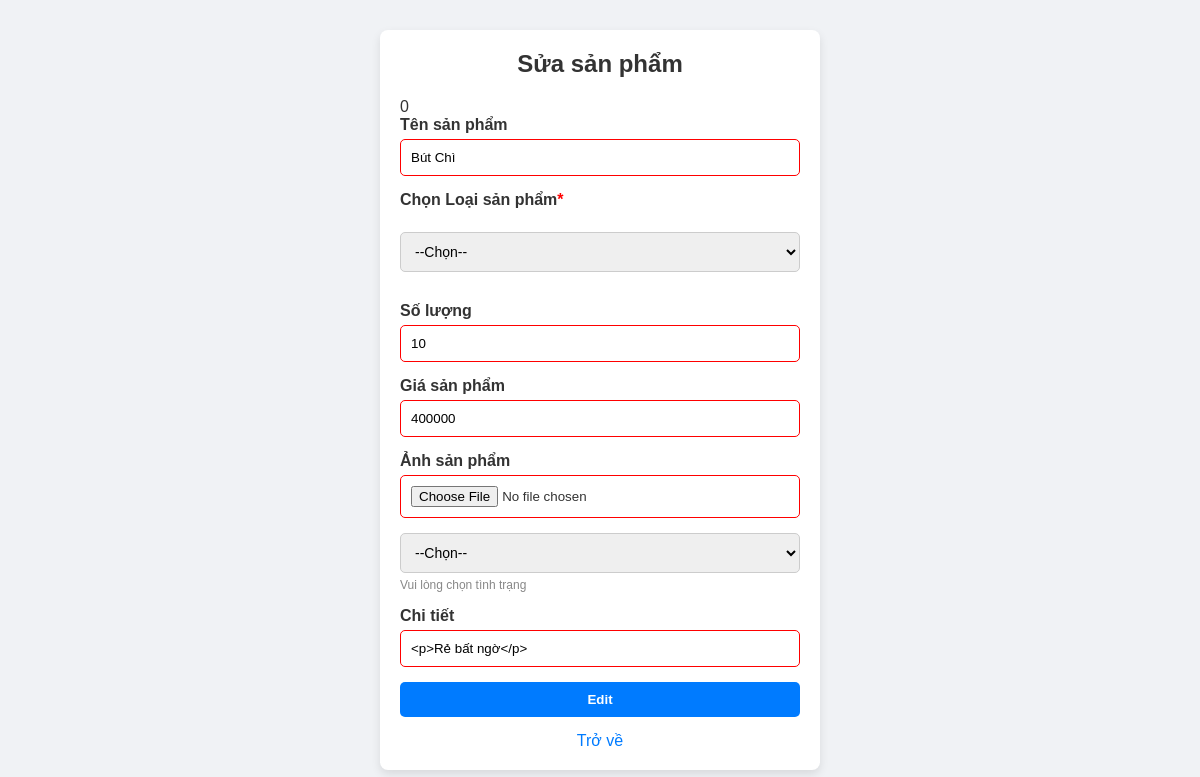
/SanPham/Edit/21, run on the app's committed database.
### tables this page shows
CREATE TABLE `tblsanpham` (
  `id_sanpham` int(11) NOT NULL,
  `tensp` varchar(255) NOT NULL,
  `loaisp_id` int(11) NOT NULL,
  `giasp` float NOT NULL,
  `khuyenmai` float NOT NULL,
  `anhsp` varchar(255) NOT NULL,
  `soluong` int(11) NOT NULL,
  `chitiet_sp` text NOT NULL,
  `id_NCC` int(11) NOT NULL
);

### mvc/core/Controller.php (called while the page is built, shortened)
<?php
    class Controller{
        public function viewAdmin($view, $data=[]){
            require_once "./mvc/views/Admin/".$view.".php";
        }
    }
?>

### mvc/controllers/SanPham.php (called while the page is built, shortened)
<?php
class SanPham extends Controller{
        function Edit($id_sanpham){
            $teo = $this->model("SanPhamModel");
            $this->viewAdmin("SanPhamEdit",
            ["SP"=>$teo->showEdit($id_sanpham)]
            );
        }
    }
?>

### mvc/core/App.php (called while the page is built, shortened)
<?php
class App{
    protected $action="SayHi";
    function __construct(){
        $arr = $this->UrlProcess();
        if( file_exists("./mvc/controllers/".$arr[0].".php") ){
            unset($arr[0]);
        }
        $this->controller = new $this->controller;
        if(isset($arr[1])){
            if( method_exists( $this->controller , $arr[1]) ){
                $this->action = $arr[1];
            }
            unset($arr[1]);
        }
        $this->params = $arr?array_values($arr):[];
        call_user_func_array([$this->controller, $this->action], $this->params );
    }
    function UrlProcess(){
        if( isset($_GET["url"]) ){
            return explode("/", filter_var(trim($_GET["url"], "/")));
        }
    }
}
?>

### index.php (called while the page is built, shortened)
<?php
    $myApp = new App();
?>

### mvc/core/DB.php (called while the page is built, shortened)
<?php
    class DB{
        protected $servername = "localhost";
        protected $username = "root";
        protected $password = "";
        function __construct(){
            $this->con = mysqli_connect($this->servername, $this->username, $this->password);
        }
    }
?>

### mvc/models/SanphamModel.php (called while the page is built, shortened)
<?php
class SanPhamModel extends DB{
    public function showEdit($id_sanpham){
        $sql = "SELECT * FROM tblsanpham WHERE id_sanpham = '" .$id_sanpham. "'";
        return $result = mysqli_query($this->con,$sql);
    }
}
?>

### mvc/views/Admin/SanPhamEdit.php (the view, shortened to what this page needs)
<!DOCTYPE html>
<html lang="en">
<head>
    <link rel="stylesheet" href="style.css" />
</head>
<body>
    <?php
    $tensp = "";
    $gia = "";
    $anh = "";
    $soluong = "";
    $chitiet = "";
    $NCC = "";
    if (mysqli_num_rows($data["SP"]) > 0) {
        while ($row = mysqli_fetch_assoc($data["SP"])) {
            $tensp = $row["tensp"];
            $gia =  $row["giasp"];
            $anh = $row["anhsp"];
            $soluong =  $row["soluong"];
            $chitiet = $row["chitiet_sp"];
            $NCC =  $row["id_NCC"];
        }
    } else {
        echo "Khong co ban ghi";
    }
    ?>
    <div class="container">
        <form METHOD="post">
            <h1>Sửa sản phẩm</h1>
<?php
 echo $NCC;
?>
            <div class="form-control error">
                <label for="tensp">Tên sản phẩm</label>
                <input id="tensp" name="tensp" type="text" value="<?php echo ($tensp) ?> " placeholder="Tên sản phẩm">
            </div>
            <div class="form-control error">
                <label class="control-label" for="">Chọn Loại sản phẩm<span style="color: red;">*</span></label> <br>
                <select class="form-control" required="required" name="loaisp_id" id="loaisanpham_id">
                    <option value="">--Chọn--</option>
                </select>
            </div>
            <div class="form-control error">
                <label for="soluong">Số lượng</label>
                <input id="soluong" name="soluong" type="text" value="<?php echo ($soluong) ?>" readonly placeholder="Số lượng">
            </div>
            <div class="form-control error">
                <label for="gia">Giá sản phẩm</label>
                <input id="gia" name="gia" type="int" value="<?php echo ($gia) ?>" placeholder="Giá sản phẩm">
            </div>
            <div class="form-control error">
                <label for="anh">Ảnh sản phẩm</label>
                <input id="anh" name="anh" type="file" value="<?php echo ($anh) ?>" placeholder="Ảnh sản phẩm">
            </div>
            <div class="form-control">
    <select id="nhacungcap" name="nhacungcap" required>
        <option value="">--Chọn--</option>
    </select>
    <small>Vui lòng chọn tình trạng</small>
</div>
            <div class="form-control error">
                <label for="chitiet">Chi tiết</label>
                <input id="chitiet" name="chitiet" type="text" value="<?php echo ($chitiet) ?>" placeholder="Chi tiết sản phẩm">
            </div>
            <button type="submit" class="btn-submit" name="btnsubmit">Edit</button>
            <div class="signup-link">
                <a href="javascript:history.back()">Trở về</a>
            </div>
        </form>
</body>
</html>

### public/css/style.css (style rules this page uses)
body { font-family: "Montserrat", sans-serif; font-weight: 400; color: #333; }
h1, h2, h3, h4, h5, h6 { color: #2b2d42; font-weight: 700; margin: 0 0 10px; }
a { color: #2b2d42; font-weight: 500; -webkit-transition: 0.2s color; transition: 0.2s color; }

### mvc/views/Admin/SanPhamEdit.php (style rules this page uses)
body { font-family: Arial, sans-serif; margin: 0; padding: 0; background-color: #f0f2f5; display: flex; justify-content: center; align-items: center; height: 100vh; }
.container { width: 100%; max-width: 400px; padding: 20px; background-color: white; border-radius: 8px; box-shadow: 0 4px 10px rgba(0, 0, 0, 0.1); }
h1 { text-align: center; margin-bottom: 20px; color: #333; font-size: 24px; }
.form-control { margin-bottom: 15px; }
.form-control input { width: 100%; padding: 10px; border: 1px solid #ccc; border-radius: 5px; box-sizing: border-box; transition: border-color 0.3s; }
.btn-submit { width: 100%; padding: 10px; background-color: #007bff; color: white; border: none; border-radius: 5px; cursor: pointer; font-weight: bold; transition: background-color 0.3s; }
.signup-link { text-align: center; margin-top: 15px; }
.signup-link a { color: #007bff; text-decoration: none; }
.form-control.error input { border-color: red; }
.form-control label { display: block; margin-bottom: 5px; font-weight: bold; color: #333; }
.form-control select { width: 100%; padding: 10px; border: 1px solid #ccc; border-radius: 5px; box-sizing: border-box; font-size: 14px; transition: border-color 0.3s; }
.form-control select option { padding: 5px; font-size: 14px; }
.form-control small { display: block; margin-top: 5px; color: #888; font-size: 12px; }

### data on the page
tblsanpham: id_NCC "0", tensp "Bút Chì", soluong "10", gia "400000", chitiet "<p>Rẻ bất ngờ</p>"
